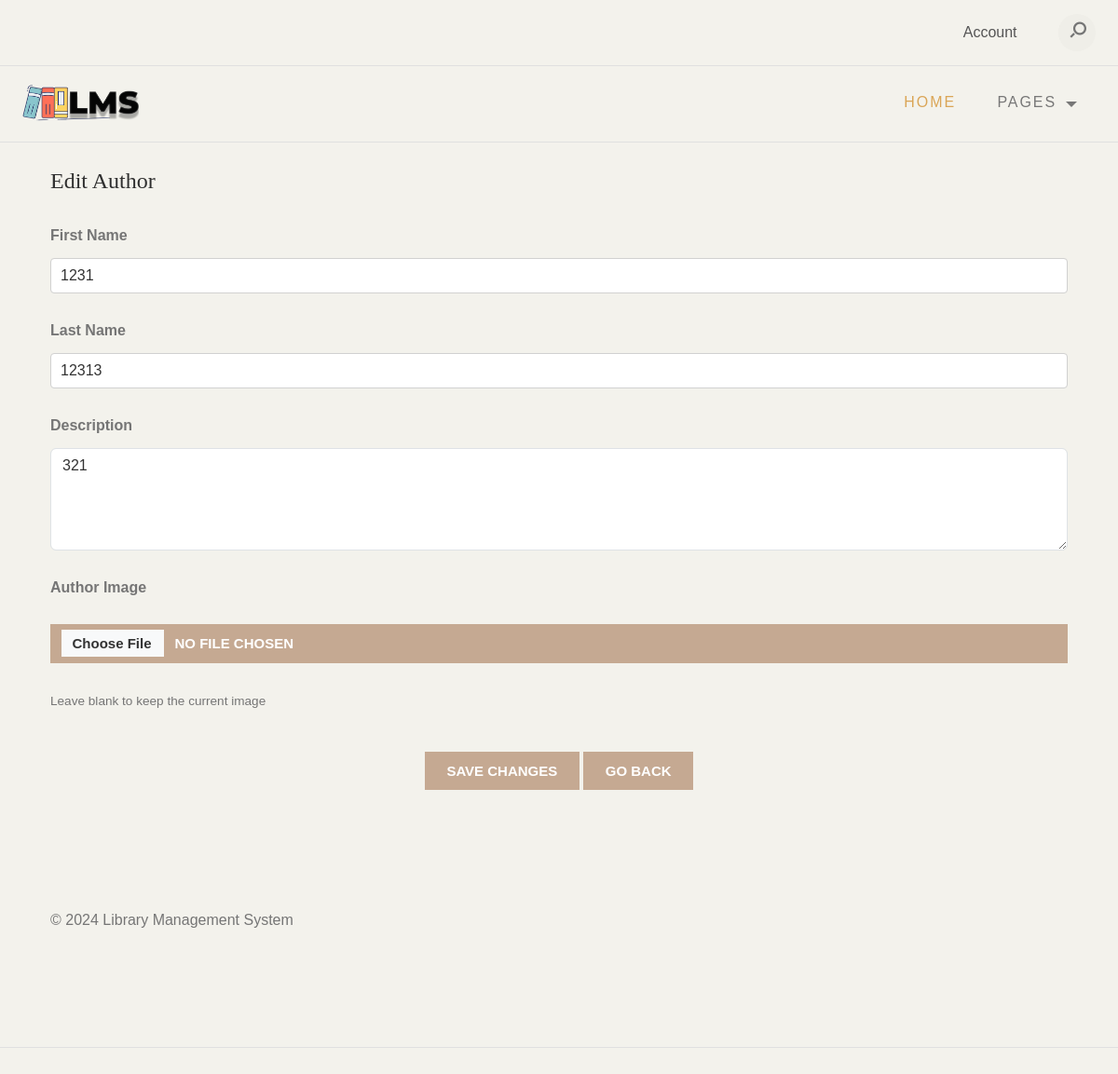
/edit_author.php?AuthorID=1, run on an earlier commit of the app's database.
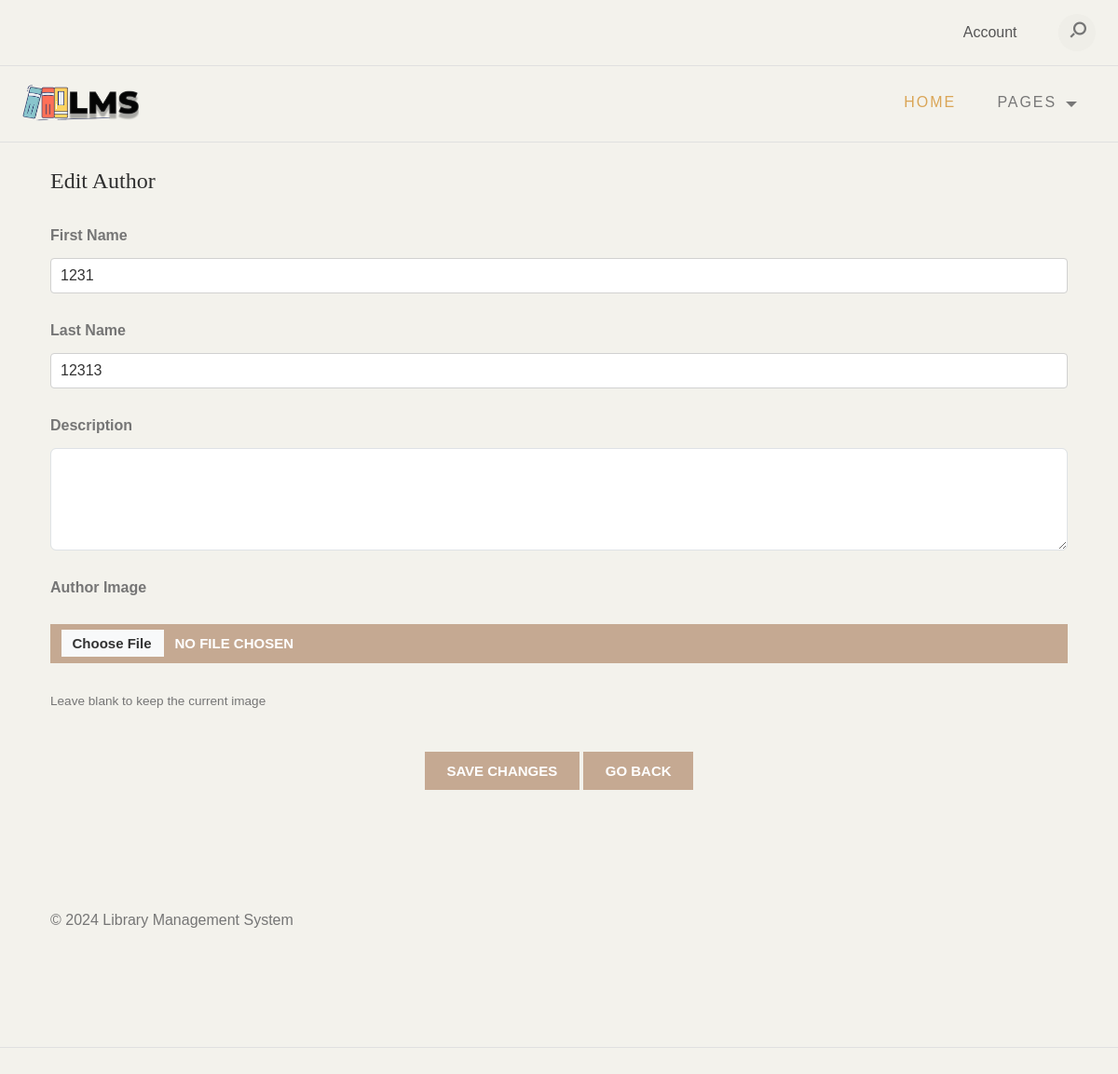
And on a later commit of the database.
### tables this page shows
CREATE TABLE `authors` (
  `AuthorID` int(11) NOT NULL,
  `FirstName` varchar(100) DEFAULT NULL,
  `LastName` varchar(100) DEFAULT NULL,
  `Description` varchar(255) NOT NULL,
  `Image` varchar(255) NOT NULL
);

### edit_author.php (the view, shortened to what this page needs)
<?php
include_once("database/db.php");
if (isset($_GET['AuthorID'])) {
    $AuthorID = $_GET['AuthorID'];
    $query = "SELECT * FROM authors WHERE AuthorID = ?";
    $stmt = $conn->prepare($query);
    $stmt->bind_param("i", $AuthorID);
    $stmt->execute();
    $result = $stmt->get_result();
    if ($result->num_rows > 0) {
        $author = $result->fetch_assoc();
    } else {
        echo "<script>alert('Author not found'); window.location.href='index.php';</script>";
        exit();
    }
} else {
    echo "<script>alert('Invalid AuthorID'); window.location.href='index.php';</script>";
    exit();
}
?>
<!DOCTYPE html>
<html lang="en">
<head>
    <link href="https://cdn.jsdelivr.net/npm/bootstrap@5.3.1/dist/css/bootstrap.min.css" rel="stylesheet"
>
    <link rel="stylesheet" type="text/css" href="css/normalize.css">
    <link rel="stylesheet" type="text/css" href="icomoon/icomoon.css">
    <link rel="stylesheet" type="text/css" href="css/vendor.css">
    <link rel="stylesheet" type="text/css" href="style.css">
</head>
<body>
<?php include "header.php"; ?>
<div class="container mt-4">
    <h2>Edit Author</h2>
    <form method="POST" action="edit_author.php?AuthorID=<?php echo $_GET['AuthorID']; ?>" enctype="multipart/form-data">
        <div class="form-group">
            <label for="FirstName">First Name</label>
            <input type="text" class="form-control" id="FirstName" name="FirstName" value="<?php echo htmlspecialchars($author['FirstName']); ?>" required>
        </div>
        <div class="form-group">
            <label for="LastName">Last Name</label>
            <input type="text" class="form-control" id="LastName" name="LastName" value="<?php echo htmlspecialchars($author['LastName']); ?>" required>
        </div>
        <div class="form-group">
            <label for="Description">Description</label>
            <textarea class="form-control" id="Description" name="Description" rows="4"><?php echo htmlspecialchars($author['Description']); ?></textarea>
        </div>
        <div class="form-group">
            <label for="Image">Author Image</label>
            <input type="file" class="form-control" id="Image" name="Image">
            <small>Leave blank to keep the current image</small><br>
        </div>
        <div class="text-center mt-4">
            <input type="submit" class="btn btn-primary" value="Save Changes">
            <input type="button" class="btn btn-secondary" onclick="window.location.href='all_authors.php'" value="Go Back">
        </div>
    </form>
</div>
<?php include "footer.php"; ?>
</body>
</html>

What changed in the data, as far as the page shows it:
changed authors: Description "321" → (not shown)
